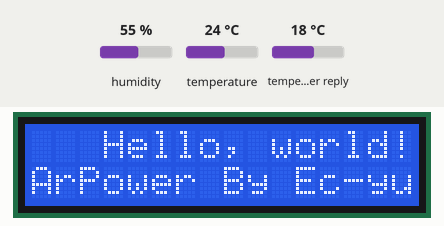
Simulated run of this sketch. Board: ESP32. Shown: 16×2 character LCD. The inputs (shaded band) are chosen by the test bench; at power-on: humidity 55 %, temperature 24 °C, temperature in the weather reply 18 °C. WiFi joins after 1.5 s; servers stay silent unless stated; web services answer with replies made up by the test bench; what the sketch prints to the serial monitor is not drawn.

Above: at 2.2 s.
At 4.9 s:
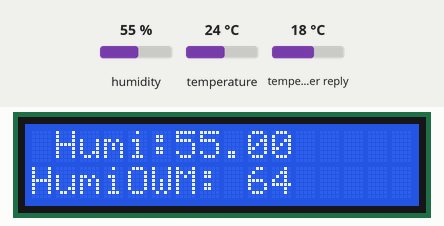
5.0 s: humidity set to 22 %
At 7.4 s:
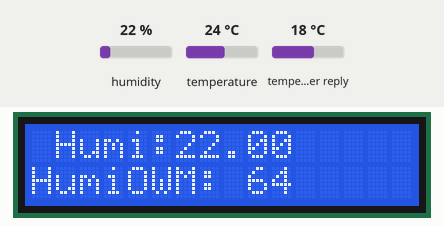
8.1 s: humidity set to 40 %
At 9.9 s:
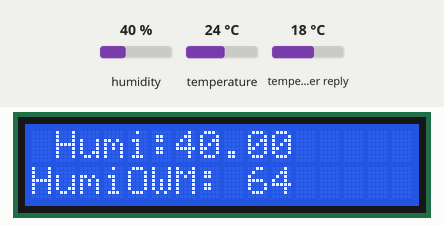
10.3 s: humidity set to 68 %
At 12.4 s:
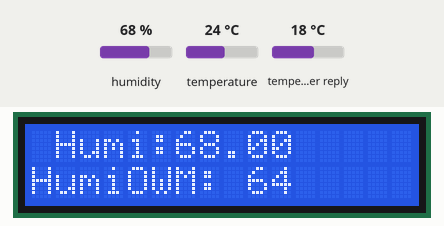
Timing chart, 0 to 13.9 s (numbered marks = the images above; inputs shaded):
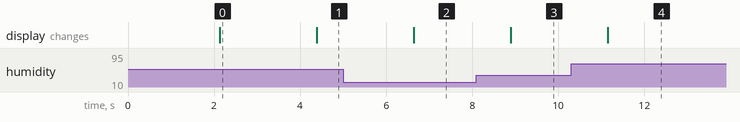

Measured:
- after the input at 5.0 s, the display: changes after 1.6 s (image 2)
- after the input at 8.1 s, the display: changes after 0.79 s (image 3)
- after the input at 10.3 s, the display: changes after 0.85 s (image 4)
- what the display in image 0 shows lasts 2.3 s, from 2.1 s to 4.4 s

The sketch:

LCD.ino
```cpp
#include "WiFi.h"
#include <HTTPClient.h>
#include "ArduinoJson.h"
#include "DHT.h"
#include <Wire.h>
#include <LiquidCrystal_I2C.h>

#define DHTPIN 23     // Digital pin connected to the DHT sensor

#define DHTTYPE DHT11   // DHT 11

DHT dht(DHTPIN, DHTTYPE);

const char* ssid="SlaynPool";
const char* password="123456789";
LiquidCrystal_I2C lcd(0x27,16,2);

void setup() {
  Serial.begin(115200);
  Serial.println(F("DHTxx test!"));

  dht.begin();

  WiFi.mode(WIFI_STA); // Configurer en Station WiFi

  WiFi.disconnect();
  WiFi.setHostname("Mon_systeme"); // Le nom avec lequel le systeme sera vu sur le reseau
  WiFi.begin(ssid,password); // Demande de connexion au reseau WiFi
  while(WiFi.status() != WL_CONNECTED)
    { Serial.println("Tentative de connexion...");
      delay(1000);
    }
    Serial.println("");
   Serial.println("Connecte au reseau WiFi !");

  lcd.init();                      // initialize the lcd

  // Print a message to the LCD.
  lcd.backlight();
  lcd.setCursor(3,0);
  lcd.print("Hello, world!");
  lcd.setCursor(2,1);
  lcd.print("Ywrobot Arduino!");
   lcd.setCursor(0,2);
  lcd.print("Arduino LCM IIC 2004");
   lcd.setCursor(2,3);
  lcd.print("Power By Ec-yuan!");
}


void loop() {
  delay(2000);

    HTTPClient http;
    http.begin("https://api.openweathermap.org/data/2.5/weather?id=MaCleAPI");
    int HttpRetCode = http.GET();
    if(HttpRetCode > 0)
 {
  Serial.println("Donnees recues...");
  String json = http.getString();
  http.end();


  float h = dht.readHumidity();
  // Read temperature as Celsius (the default)
  float t = dht.readTemperature();
  // Read temperature as Fahrenheit (isFahrenheit = true)
  float f = dht.readTemperature(true);

  // Check if any reads failed and exit early (to try again).
  if (isnan(h) || isnan(t) || isnan(f)) {
    Serial.println(F("Failed to read from DHT sensor!"));
    return;
  }

  float hif = dht.computeHeatIndex(f, h);
  float hic = dht.computeHeatIndex(t, h, false);


const size_t capacity = JSON_ARRAY_SIZE(1) + JSON_OBJECT_SIZE(1) + JSON_OBJECT_SIZE(2) + JSON_OBJECT_SIZE(3) + JSON_OBJECT_SIZE(4) + JSON_OBJECT_SIZE(5) + JSON_OBJECT_SIZE(6) + JSON_OBJECT_SIZE(13);
DynamicJsonDocument doc(capacity);
deserializeJson(doc, json);

float coord_lon = doc["coord"]["lon"]; // 3.25
float coord_lat = doc["coord"]["lat"]; // 43.35

JsonObject weather_0 = doc["weather"][0];
int weather_0_id = weather_0["id"]; // 804
const char* weather_0_main = weather_0["main"]; // "Clouds"
const char* weather_0_description = weather_0["description"]; // "overcast clouds"
const char* weather_0_icon = weather_0["icon"]; // "04d"

const char* base = doc["base"]; // "stations"

JsonObject main = doc["main"];
float main_temp = main["temp"]; // 288.75
float main_feels_like = main["feels_like"]; // 281.68
float main_temp_min = main["temp_min"]; // 286.48
float main_temp_max = main["temp_max"]; // 291.15
int main_pressure = main["pressure"]; // 1010
int main_humidity = main["humidity"]; // 59

int visibility = doc["visibility"]; // 10000

JsonObject wind = doc["wind"];
float wind_speed = wind["speed"]; // 9.3
int wind_deg = wind["deg"]; // 270
float wind_gust = wind["gust"]; // 14.9

int clouds_all = doc["clouds"]["all"]; // 90

long dt = doc["dt"]; // 1582817395

JsonObject sys = doc["sys"];
int sys_type = sys["type"]; // 1
int sys_id = sys["id"]; // 6519
const char* sys_country = sys["country"]; // "FR"
long sys_sunrise = sys["sunrise"]; // 1582784879
long sys_sunset = sys["sunset"]; // 1582824723

int timezone = doc["timezone"]; // 3600
long id = doc["id"]; // 6455063
const char* name = doc["name"]; // "Beziers"
int cod = doc["cod"]; // 200

  Serial.print(F("Humidity: "));
  Serial.print(h);
  Serial.print(F("%  Temperature: "));
  Serial.print(t);
  Serial.print(F("C "));
  Serial.println("");
  Serial.println("-----OPENWEATHERMAP DATA-----");
  Serial.print(F("Humidity: "));
  Serial.print(main_humidity);

  Serial.print(F("%  Temperature: "));
  Serial.println       (main_temp - 273,15 );
  lcd.clear();
  lcd.setCursor(1,0);
  lcd.print("Humi:");
  lcd.print(h);
  lcd.setCursor(0,1);
  lcd.print("HumiOWM: ");
  lcd.print(main_humidity);
}
}
```
